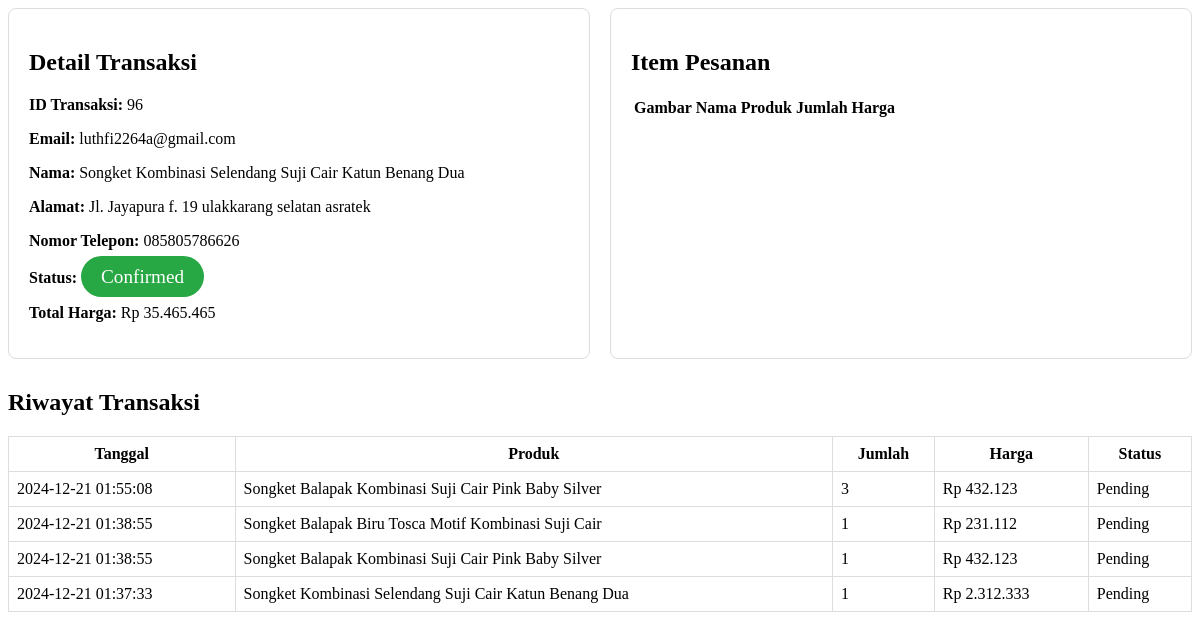
Page /detail_transaksi.php?id=96 on the committed database.
### tables this page shows
CREATE TABLE `transactions` (
  `id` int(11) NOT NULL,
  `email` varchar(255) NOT NULL,
  `name` varchar(255) NOT NULL,
  `address` text NOT NULL,
  `phone` varchar(20) NOT NULL,
  `total_price` decimal(10,2) NOT NULL,
  `payment_proof` varchar(255) NOT NULL,
  `status` varchar(50) NOT NULL,
  `created_at` datetime DEFAULT current_timestamp()
);

CREATE TABLE `order_item` (
  `id` int(11) NOT NULL,
  `transaction_id` int(11) NOT NULL,
  `product_id` int(11) NOT NULL,
  `quantity` int(11) NOT NULL,
  `price` decimal(10,2) NOT NULL
);

CREATE TABLE `products` (
  `id` int(11) NOT NULL,
  `name` varchar(255) NOT NULL,
  `description` text DEFAULT NULL,
  `category_id` int(11) NOT NULL,
  `price` decimal(10,2) NOT NULL,
  `stock` int(11) NOT NULL,
  `image` varchar(255) NOT NULL,
  `created_at` timestamp NOT NULL DEFAULT current_timestamp()
);

### detail_transaksi.php (the view, shortened to what this page needs)
<?php
include 'phpconection.php';
$transaction_id = $_GET['id'] ?? null;
$transaction_query = "SELECT * FROM transactions WHERE id = ?";
$transaction_stmt = $db->prepare($transaction_query);
$transaction_stmt->bind_param('i', $transaction_id);
$transaction_stmt->execute();
$transaction_result = $transaction_stmt->get_result();
$transaction = $transaction_result->fetch_assoc();
$email = $transaction['email'] ?? null;
$transactions = [];
if ($email) {
    $history_query = "SELECT t.created_at, oi.product_id, p.name AS product_name, oi.quantity, oi.price, t.status
                      FROM transactions t
                      JOIN order_item oi ON t.id = oi.transaction_id
                      JOIN products p ON oi.product_id = p.id
                      WHERE t.email = ? ORDER BY t.created_at DESC";
    $history_stmt = $db->prepare($history_query);
    $history_stmt->bind_param('s', $email);
    $history_stmt->execute();
    $history_result = $history_stmt->get_result();
    $transactions = $history_result->fetch_all(MYSQLI_ASSOC);
}
?>
<div class="container mt-5">
        <div class="transaction-container">
            <div class="transaction-detail">
                <h2>Detail Transaksi</h2>
                <p><strong>ID Transaksi:</strong> <?php echo htmlspecialchars($transaction['id']); ?></p>
                <p><strong>Email:</strong> <?php echo htmlspecialchars($transaction['email']); ?></p>
                <p><strong>Nama:</strong> <?php echo htmlspecialchars($transaction['name']); ?></p>
                <p><strong>Alamat:</strong> <?php echo htmlspecialchars($transaction['address']); ?></p>
                <p><strong>Nomor Telepon:</strong> <?php echo htmlspecialchars($transaction['phone']); ?></p>
                <p><strong>Status:</strong>
                    <span class="badge-status <?php
                        if (strcasecmp($transaction['status'], 'Confirmed') === 0) echo 'badge-confirmed';
                        elseif (strcasecmp($transaction['status'], 'Pending') === 0) echo 'badge-pending';
                        elseif (strcasecmp($transaction['status'], 'Failed') === 0) echo 'badge-failed';
                    ?>">
                        <?php echo htmlspecialchars($transaction['status']); ?>
                    </span>
                </p>
                <p><strong>Total Harga:</strong> Rp <?php echo number_format($transaction['total_price'], 0, ',', '.'); ?></p>
            </div>
            <div class="order-items">
                <h2>Item Pesanan</h2>
                <table class="table">
                    <thead>
                        <tr>
                            <th>Gambar</th>
                            <th>Nama Produk</th>
                            <th>Jumlah</th>
                            <th>Harga</th>
                        </tr>
                    </thead>
                </table>
            </div>
        </div>
        <div class="transaction-history">
            <h2>Riwayat Transaksi</h2>
            <?php if (!empty($transactions)): ?>
                <table class="transaction-table">
                    <thead>
                        <tr>
                            <th>Tanggal</th>
                            <th>Produk</th>
                            <th>Jumlah</th>
                            <th>Harga</th>
                            <th>Status</th>
                        </tr>
                    </thead>
                    <tbody>
                        <?php foreach ($transactions as $transaction): ?>
                            <tr>
                                <td><?php echo htmlspecialchars($transaction['created_at']); ?></td>
                                <td><?php echo htmlspecialchars($transaction['product_name']); ?></td>
                                <td><?php echo htmlspecialchars($transaction['quantity']); ?></td>
                                <td>Rp <?php echo number_format($transaction['price'], 0, ',', '.'); ?></td>
                                <td><?php echo htmlspecialchars($transaction['status']); ?></td>
                            </tr>
                        <?php endforeach; ?>
                    </tbody>
                </table>
            <?php else: ?>
                <p>Belum ada transaksi.</p>
            <?php endif; ?>
        </div>
    </div>

### detail_transaksi.php (style rules this page uses)
.transaction-container { display: flex; justify-content: space-between; gap: 20px; }
.transaction-detail, .order-items { flex: 1; border: 1px solid #ddd; padding: 20px; border-radius: 8px; }
.transaction-history { margin-top: 30px; }
.transaction-table { width: 100%; border-collapse: collapse; }
.transaction-table th, .transaction-table td { border: 1px solid #ddd; padding: 8px; }
.badge-status { font-size: 1.2rem; padding: 10px 20px; border-radius: 50px; }
.badge-confirmed { background-color: #28a745; color: white; }

### rows in the picture
transactions: id "96", email "luthfi2264a@gmail.com", name "Songket Kombinasi Selendang Suji Cair Katun Benang Dua", address "Jl. Jayapura f. 19 ulakkarang selatan asratek", phone "085805786626", status "Confirmed", total_price "35.465.465"
order_item: transaction.created_at "2024-12-21 01:55:08", product.name "Songket Balapak Kombinasi Suji Cair Pink Baby Silver", quantity "3", price "432.123", transaction.status "Pending"
order_item: transaction.created_at "2024-12-21 01:38:55", product.name "Songket Balapak Biru Tosca Motif Kombinasi Suji Cair", quantity "1", price "231.112", transaction.status "Pending"
order_item: transaction.created_at "2024-12-21 01:38:55", product.name "Songket Balapak Kombinasi Suji Cair Pink Baby Silver", quantity "1", price "432.123", transaction.status "Pending"
order_item: transaction.created_at "2024-12-21 01:37:33", product.name "Songket Kombinasi Selendang Suji Cair Katun Benang Dua", quantity "1", price "2.312.333", transaction.status "Pending"
